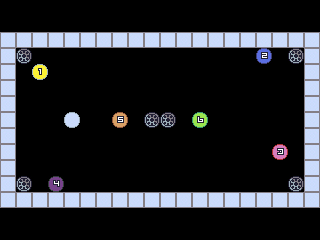

A level layout from a 2D game, rendered from its tile map. Below: a short description, then the map file with its tile-grid data intact:
An orthogonal 20x15 tile map with 16x16 px tiles, 1 tile layer (objects).

<map version="1.0" orientation="orthogonal" renderorder="right-down" width="20" height="15" tilewidth="16" tileheight="16" nextobjectid="1">
 <tileset firstgid="1" name="tileset" tilewidth="16" tileheight="16" tilecount="256" columns="16">
  <image source="tileset.png" width="256" height="256" />
 </tileset>
 <layer name="objects" width="20" height="15">
  <data encoding="csv">
0,0,0,0,0,0,0,0,0,0,0,0,0,0,0,0,0,0,0,0,
0,0,0,0,0,0,0,0,0,0,0,0,0,0,0,0,0,0,0,0,
18,18,18,18,18,18,18,18,18,18,18,18,18,18,18,18,18,18,18,18,
18,17,0,0,0,0,0,0,0,0,0,0,0,0,0,0,3,0,17,18,
18,0,2,0,0,0,0,0,0,0,0,0,0,0,0,0,0,0,0,18,
18,0,0,0,0,0,0,0,0,0,0,0,0,0,0,0,0,0,0,18,
18,0,0,0,0,0,0,0,0,0,0,0,0,0,0,0,0,0,0,18,
18,0,0,0,1,0,0,6,0,17,17,0,7,0,0,0,0,0,0,18,
18,0,0,0,0,0,0,0,0,0,0,0,0,0,0,0,0,0,0,18,
18,0,0,0,0,0,0,0,0,0,0,0,0,0,0,0,0,4,0,18,
18,0,0,0,0,0,0,0,0,0,0,0,0,0,0,0,0,0,0,18,
18,17,0,5,0,0,0,0,0,0,0,0,0,0,0,0,0,0,17,18,
18,18,18,18,18,18,18,18,18,18,18,18,18,18,18,18,18,18,18,18,
0,0,0,0,0,0,0,0,0,0,0,0,0,0,0,0,0,0,0,0,
0,0,0,0,0,0,0,0,0,0,0,0,0,0,0,0,0,0,0,0
</data>
 </layer>
</map>
